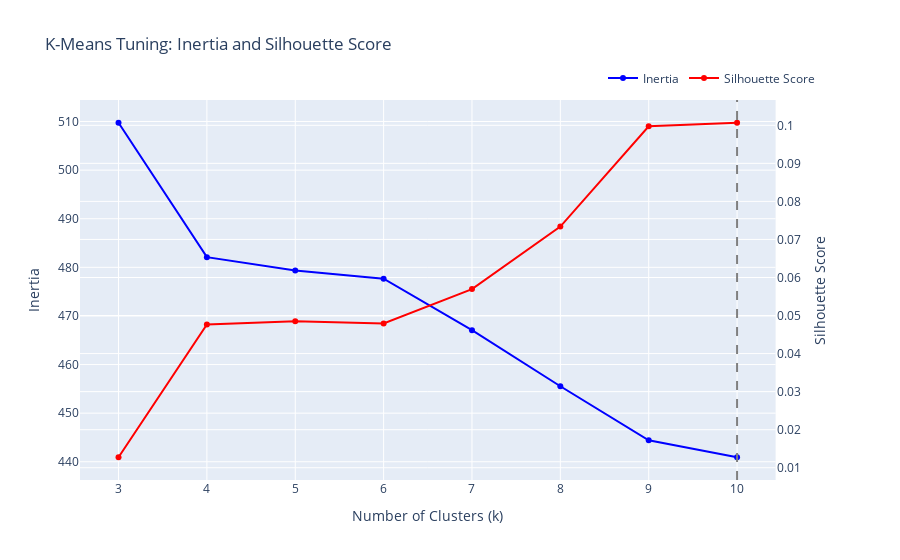

The cell this chart's notebook holds for it:
### Markdown cell above
---

## Phase 3: Vectorisation & Clustering

### Approach
1. Vectorise the extracted `root_cause` field using:
   - Primary: Sentence Transformers (`all-MiniLM-L6-v2`) for semantic embeddings
   - Fallback: TF-IDF for lightweight text representation

2. Clustering: First try K-Means with optimal cluster count determined by silhouette score, then test with HDBSCAN for model comparison.

3. Auto-labelling: Use TF-IDF to extract the top 3 keywords representing each cluster

### Goal
Identify recurring exception patterns that represent systemic operational issues, rather than isolated incidents.

### Code cell
# Phase 3: Vectorisation + clustering
root_causes = extracted_df["root_cause"].fillna("").astype(str)

use_embeddings = True
try:
    from sentence_transformers import SentenceTransformer
    embedder = SentenceTransformer("all-MiniLM-L6-v2")
    X = embedder.encode(root_causes.tolist(), show_progress_bar=True)
except Exception as e:
    print(f"Embedding fallback to TF-IDF due to: {e}")
    use_embeddings = False

if not use_embeddings:
    tfidf = TfidfVectorizer(max_features=2000, ngram_range=(1, 2), stop_words="english")
    X = tfidf.fit_transform(root_causes)

# Choose k via silhouette, capture inertia for elbow curve
k_min, k_max = 3, 10
best_k, best_score = None, -1
k_values, inertias, sil_scores = [], [], []

for k in range(k_min, k_max + 1):
    km = KMeans(n_clusters=k, random_state=42, n_init="auto")
    labels = km.fit_predict(X)
    score = silhouette_score(X, labels)

    k_values.append(k)
    inertias.append(km.inertia_)
    sil_scores.append(score)

    if score > best_score:
        best_k, best_score = k, score

# Hyperparameter tuning visualisation
fig = make_subplots(specs=[[{"secondary_y": True}]])

fig.add_trace(
    go.Scatter(x=k_values, y=inertias, mode="lines+markers", name="Inertia", line=dict(color="blue")),
    secondary_y=False,
)
fig.add_trace(
    go.Scatter(x=k_values, y=sil_scores, mode="lines+markers", name="Silhouette Score", line=dict(color="red")),
    secondary_y=True,
)
fig.add_vline(x=best_k, line_dash="dash", line_color="grey")

fig.update_layout(
    title="K-Means Tuning: Inertia and Silhouette Score",
    xaxis_title="Number of Clusters (k)",
    legend=dict(orientation="h", yanchor="bottom", y=1.02, xanchor="right", x=1),
)
fig.update_yaxes(title_text="Inertia", secondary_y=False)
fig.update_yaxes(title_text="Silhouette Score", secondary_y=True)
fig.show()

kmeans = KMeans(n_clusters=best_k, random_state=42, n_init="auto")
cluster_labels = kmeans.fit_predict(X)

extracted_df["cluster_id"] = cluster_labels

vector_matrix = X.toarray() if hasattr(X, "toarray") else np.asarray(X)
extracted_df["vector"] = list(vector_matrix)


def get_cluster_names(df, cluster_col, vector_col, text_col="root_cause"):
    names = {}
    for cluster_id, group in df.groupby(cluster_col):
        vectors = np.vstack(group[vector_col].to_list())
        centroid = vectors.mean(axis=0, keepdims=True)
        closest_idx, _ = pairwise_distances_argmin_min(centroid, vectors, metric="euclidean")
        rep_text = str(group.iloc[closest_idx[0]][text_col]).strip()
        names[cluster_id] = f"Cluster {cluster_id}: {rep_text}"
    return names


cluster_names = get_cluster_names(extracted_df, "cluster_id", "vector", "root_cause")
extracted_df["cluster_label"] = extracted_df["cluster_id"].map(cluster_names)
extracted_df[["cluster_label", "root_cause"]].head(5)

### Figure 1 — Plotly figure (JSON) as saved in the notebook; plotly's stock layout.template omitted (floating-point values rounded to 4 significant figures)
{"data": [{"line": {"color": "blue"}, "mode": "lines+markers", "name": "Inertia", "type": "scatter", "x": [3, 4, 5, 6, 7, 8, 9, 10], "xaxis": "x", "y": [509.7, 482.1, 479.4, 477.7, 467.1, 455.5, 444.4, 440.9], "yaxis": "y"}, {"line": {"color": "red"}, "mode": "lines+markers", "name": "Silhouette Score", "type": "scatter", "x": [3, 4, 5, 6, 7, 8, 9, 10], "xaxis": "x", "y": [0.01276, 0.04766, 0.04849, 0.04793, 0.05696, 0.07338, 0.09975, 0.1007], "yaxis": "y2"}], "layout": {"legend": {"orientation": "h", "x": 1, "xanchor": "right", "y": 1.02, "yanchor": "bottom"}, "shapes": [{"line": {"color": "grey", "dash": "dash"}, "type": "line", "x0": 10, "x1": 10, "xref": "x", "y0": 0, "y1": 1, "yref": "y domain"}], "title": {"text": "K-Means Tuning: Inertia and Silhouette Score"}, "xaxis": {"anchor": "y", "domain": [0, 0.94], "title": {"text": "Number of Clusters (k)"}}, "yaxis": {"anchor": "x", "domain": [0, 1], "title": {"text": "Inertia"}}, "yaxis2": {"anchor": "x", "overlaying": "y", "side": "right", "title": {"text": "Silhouette Score"}}}}
